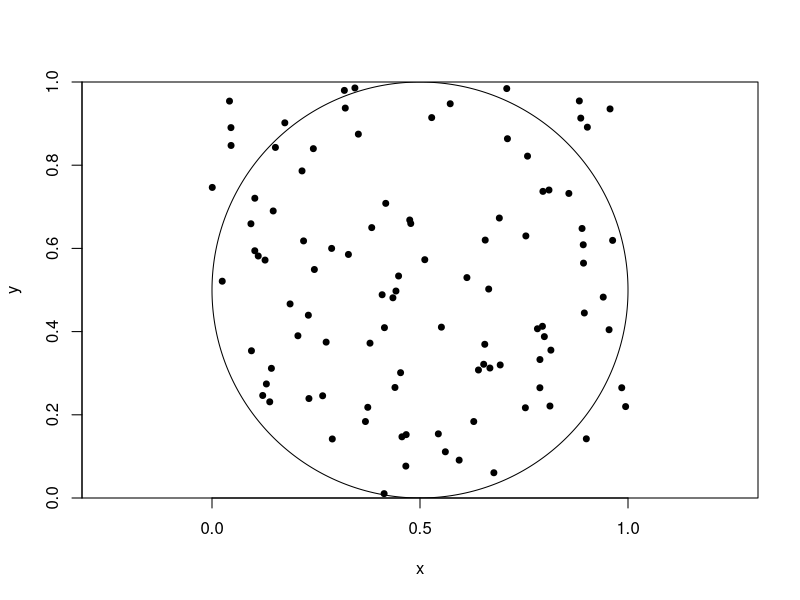

Recreate this plot in R. (Note: this script raises an error after producing the figure.)
## ---- chunk 1
library("plotrix")
set.seed(123)
x = runif(0, 0, 1)
y = runif(0, 0, 1)
x_circulos <- runif(100, 0, 1)
y_circulos <- runif(100, 0, 1)
plot(x, y, asp = 1, xlim = c(0.0, 1),  ylim = c(0.0, 1),col="black", yaxs = "i",  xaxs = "i")
points(x_circulos, y_circulos, pch = 21, bg = "black", cex = 0.8)
#abline(v=1, col="black")
#abline(v=0, col="black")
draw.circle(0.5, 0.5, 0.5, nv = 1000, border = NULL, col = NA, lty = 1, lwd = 1)
## ---- chunk 2
set.seed(123)
# Definición de la función de prueba
generador <- function(intentos) {
  # Generación de números aleatorios para coordenadas x e y
  assign("x", runif(intentos, min = 0, max = 1), envir = .GlobalEnv)
 
}

# Ejecución de la función de prueba para diferentes números de intentos
generador(1000)

densidadx <-density(x)


par(mfrow=c(1,2))
hist(x, main="Histrograma de x", xlab="valores de x")

plot(densidadx, main="Densidad de x", xlab = "Valor", ylab = "Densidad")



## ---- chunk 3
set.seed(123)


# Definición de la función de prueba
generador <- function(intentos) {
  # Generación de números aleatorios para coordenadas x e y
  assign("y", runif(intentos, min = 0, max = 1), envir = .GlobalEnv)
}

# Ejecución de la función de prueba para diferentes números de intentos
generador(1000)


densidady<- density(y)

par(mfrow=c(1,2))

hist(y, main="Histrograma de y", xlab="valores de y")

plot(densidady, main="Densidad de y", xlab = "Valor", ylab = "Densidad")


## ---- chunk 4
library("plotrix")
set.seed(123)
conteo <- function(intentos) {
  # Generación de números aleatorios para coordenadas x e y
  assign("x", runif(intentos, min = 0, max = 1), envir = .GlobalEnv)
  assign("y", runif(intentos, min = 0, max = 1), envir = .GlobalEnv)
  
 # Comprobación de si los puntos caen dentro del círculo unitario centrado en (0.5, 0.5)
    assign("dentro", (x - 0.5)^2 + (y - 0.5)^2 < 0.25, envir = .GlobalEnv)
   
  
  # Conteo de intentos correctos (dentro del círculo)
       assign("n_intentos_correctos", sum(dentro), envir = .GlobalEnv)

  
  # Almacenar los valores dentro y fuera del círculo
  assign("puntos", data.frame(x, y), envir = .GlobalEnv)
    assign("puntos_dentro", puntos[dentro, ], envir = .GlobalEnv)
      assign("puntos_fuera", puntos[!dentro, ], envir = .GlobalEnv)
 

  
  # Imprimir la cantidad de intentos correctos y devolver los puntos dentro y fuera del círculo
  print(paste("El número de puntos cuya distancia es menor a 0.5 para esta simulación de", intentos, "puntos es de ",n_intentos_correctos))
  
}
conteo(100)
#print(list(dentro = puntos_dentro, fuera = puntos_fuera))

## ---- chunk 5
library("plotrix")
set.seed(123)
simulacion <- function(intentos) {
  # Generación de números aleatorios para coordenadas x e y
  assign("x", runif(intentos, min = 0, max = 1), envir = .GlobalEnv)
  assign("y", runif(intentos, min = 0, max = 1), envir = .GlobalEnv)
  
 # Comprobación de si los puntos caen dentro del círculo unitario centrado en (0.5, 0.5)
    assign("dentro", (x - 0.5)^2 + (y - 0.5)^2 < 0.25, envir = .GlobalEnv)
   
  
  # Conteo de intentos correctos (dentro del círculo)
       assign("n_intentos_correctos", sum(dentro), envir = .GlobalEnv)

  
  # Almacenar los valores dentro y fuera del círculo
  assign("puntos", data.frame(x, y), envir = .GlobalEnv)
    assign("puntos_dentro", puntos[dentro, ], envir = .GlobalEnv)
      assign("puntos_fuera", puntos[!dentro, ], envir = .GlobalEnv)
 

       # Conteo de intentos correctos (dentro del círculo)
  
  
  # Estimación de pi usando el número de intentos correctos
       assign("pi_estimada", (n_intentos_correctos / intentos) * 4, envir = .GlobalEnv)

  
  # Impresión del valor estimado de pi

  
  # Imprimir la cantidad de intentos correctos y devolver los puntos dentro y fuera del círculo
  print(paste("El número de puntos dentro del círculo para esta simulación de", intentos, "es de",n_intentos_correctos))
  
}
simulacion(1000)
#print(list(dentro = puntos_dentro, fuera = puntos_fuera))

plot(0,0,asp = 1, xlim = c(0, 1),  ylim = c(0, 1),col="white", xlab="x", ylab="y" , yaxs = "i",  xaxs = "i")
points(puntos_dentro, pch = 21, bg = "red", cex = 0.8, lwd=0.1, col="red")
points(puntos_fuera, pch = 21, bg = "black", cex = 0.8)
#abline(v=1, col="black")
#abline(v=0, col="black")
draw.circle(0.5, 0.5, 0.5, nv = 1000, border = NULL, col = NA, lty = 1, lwd = 1)


#Estimación de pi
  print(paste("La estimación de pi para", 1000, "es de:",pi_estimada))
  
  print(paste("La diferencia entre la estimación de pi y el número pi es de", pi_estimada-pi))

## ---- chunk 6
library("plotrix")
set.seed(123)
simulacion <- function(intentos) {
  # Generación de números aleatorios para coordenadas x e y
  assign("x", runif(intentos, min = 0, max = 1), envir = .GlobalEnv)
  assign("y", runif(intentos, min = 0, max = 1), envir = .GlobalEnv)
  
 # Comprobación de si los puntos caen dentro del círculo unitario centrado en (0.5, 0.5)
    assign("dentro", (x - 0.5)^2 + (y - 0.5)^2 < 0.25, envir = .GlobalEnv)
   
  
  # Conteo de intentos correctos (dentro del círculo)
       assign("n_intentos_correctos", sum(dentro), envir = .GlobalEnv)

  
  # Almacenar los valores dentro y fuera del círculo
  assign("puntos", data.frame(x, y), envir = .GlobalEnv)
    assign("puntos_dentro", puntos[dentro, ], envir = .GlobalEnv)
      assign("puntos_fuera", puntos[!dentro, ], envir = .GlobalEnv)
 

       # Conteo de intentos correctos (dentro del círculo)
  
  
  # Estimación de pi usando el número de intentos correctos
       assign("pi_estimada", (n_intentos_correctos / intentos) * 4, envir = .GlobalEnv)
  
  # Impresión del valor estimado de pi

  
  # Imprimir la cantidad de intentos correctos y devolver los puntos dentro y fuera del círculo
    print(paste("El número de puntos dentro del círculo para esta simulación de", intentos, "es de",n_intentos_correctos))
  
}
simulacion(10000)
#print(list(dentro = puntos_dentro, fuera = puntos_fuera))

plot(0,0,asp = 1, xlim = c(0, 1),  ylim = c(0, 1),col="white", xlab="x", ylab="y" , yaxs = "i",  xaxs = "i")
points(puntos_dentro, pch = 21, bg = "red", cex = 0.8, lwd=0.1, col="red")
points(puntos_fuera, pch = 21, bg = "black", cex = 0.8)
#abline(v=1, col="black")
#abline(v=0, col="black")
draw.circle(0.5, 0.5, 0.5, nv = 1000, border = NULL, col = NA, lty = 1, lwd = 1)


#Estimación de pi
  print(paste("La estimación de pi para", 10000, "es de:",pi_estimada))
    print(paste("La diferencia entre la estimación de pi y el número pi es de",pi_estimada-pi))

## ---- chunk 7
library("plotrix")
set.seed(123)
simulacion <- function(intentos) {
  # Generación de números aleatorios para coordenadas x e y
  assign("x", runif(intentos, min = 0, max = 1), envir = .GlobalEnv)
  assign("y", runif(intentos, min = 0, max = 1), envir = .GlobalEnv)
  
 # Comprobación de si los puntos caen dentro del círculo unitario centrado en (0.5, 0.5)
    assign("dentro", (x - 0.5)^2 + (y - 0.5)^2 < 0.25, envir = .GlobalEnv)
   
  
  # Conteo de intentos correctos (dentro del círculo)
       assign("n_intentos_correctos", sum(dentro), envir = .GlobalEnv)

  
  # Almacenar los valores dentro y fuera del círculo
  assign("puntos", data.frame(x, y), envir = .GlobalEnv)
    assign("puntos_dentro", puntos[dentro, ], envir = .GlobalEnv)
      assign("puntos_fuera", puntos[!dentro, ], envir = .GlobalEnv)
 

       # Conteo de intentos correctos (dentro del círculo)
  
  
  # Estimación de pi usando el número de intentos correctos
   assign("pi_estimada", (n_intentos_correctos / intentos) * 4, envir = .GlobalEnv)
  
  # Impresión del valor estimado de pi
options(scipen=9999)
  
  # Imprimir la cantidad de intentos correctos y devolver los puntos dentro y fuera del círculo
    print(paste("El número de puntos dentro del círculo para esta simulación de", intentos, "es de",n_intentos_correctos))
  
}
simulacion(100000)
#print(list(dentro = puntos_dentro, fuera = puntos_fuera))

plot(0,0,asp = 1, xlim = c(0, 1),  ylim = c(0, 1),col="white", xlab="x", ylab="y" , yaxs = "i",  xaxs = "i")
points(puntos_dentro, pch = 21, bg = "red", cex = 0.8, lwd=0.1, col="red")
points(puntos_fuera, pch = 21, bg = "black", cex = 0.8)
#abline(v=1, col="black")
#abline(v=0, col="black")
draw.circle(0.5, 0.5, 0.5, nv = 1000, border = NULL, col = NA, lty = 1, lwd = 1)

#Elimina la notación científica
options(scipen=9999)
#Estimación de pi
  print(paste("La estimación de pi para", 100000, "es de:",pi_estimada))
    print(paste("La diferencia entre la estimación de pi y el número pi es de", pi_estimada-pi))

